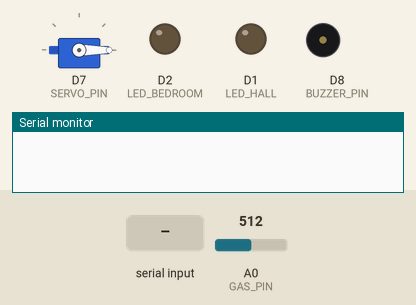
This sketch was run on a simulated ESP8266 (NodeMCU). Shown: servo, output pins drawn as LEDs (lit = HIGH), buzzer (waves = sounding, pin HIGH), the last lines printed to the serial monitor. Inputs (shaded band) come from the test bench; at power-on: A0 (GAS_PIN) = 512.

Above: at 1.4 s.
1.5 s: "alert-on\n" received over Serial
At 1.87 s:
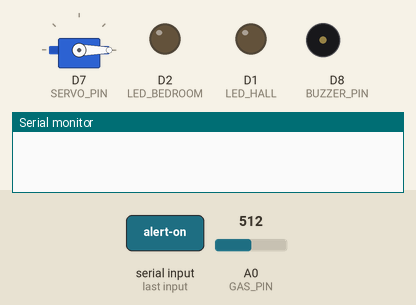
3.4 s: "on\n" received over Serial
At 4.4 s:
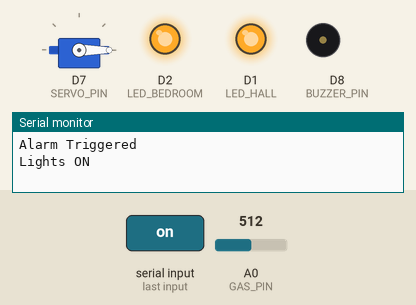
4.9 s: A0 (GAS_PIN) set to 590
6.4 s: A0 (GAS_PIN) set to 619
At 6.65 s:
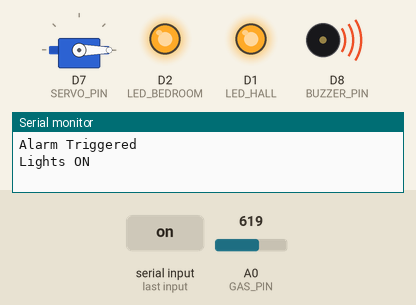
9.4 s: "door-open\n" received over Serial
At 9.66 s:
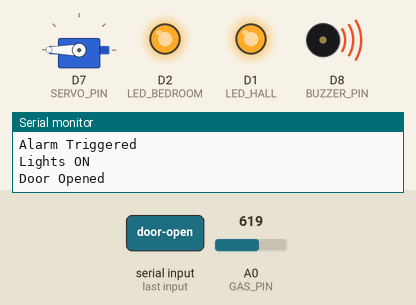
12.4 s: "off\n" received over Serial
At 12.68 s:
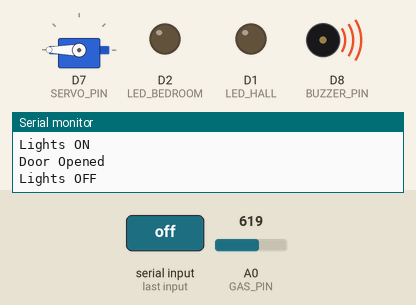
Timing chart, 0 to 16.4 s (numbered marks = the images above; inputs shaded):
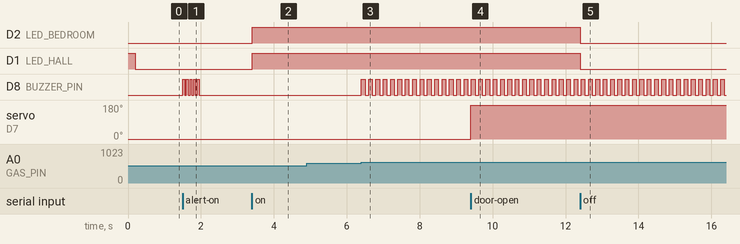

The sketch:

S.A.N.D.Y_Home.ino
```cpp
#include <Servo.h>

// --- PIN DEFINITIONS ---
#define LED_HALL    D1
#define LED_BEDROOM D2
#define SERVO_PIN   D7
#define BUZZER_PIN  D8
#define GAS_PIN     A0

Servo doorServo;
const int GAS_THRESHOLD = 600;
unsigned long previousMillis = 0;
bool buzzerState = false;

void setup() {
  Serial.begin(115200);

  pinMode(LED_HALL, OUTPUT);
  pinMode(LED_BEDROOM, OUTPUT);
  pinMode(BUZZER_PIN, OUTPUT);

  doorServo.attach(SERVO_PIN);
  doorServo.write(0); // Start Door Closed

  digitalWrite(LED_HALL, HIGH); delay(200); digitalWrite(LED_HALL, LOW);
}

void loop() {
  // 1. LISTEN FOR COMMANDS FROM PYTHON
  if (Serial.available() > 0) {
    String command = Serial.readStringUntil('\n');
    command.trim();

    if (command == "on") {
      digitalWrite(LED_HALL, HIGH);
      digitalWrite(LED_BEDROOM, HIGH);
      Serial.println("Lights ON");
    }
    else if (command == "off") {
      digitalWrite(LED_HALL, LOW);
      digitalWrite(LED_BEDROOM, LOW);
      Serial.println("Lights OFF");
    }
    else if (command == "door-open") {
      doorServo.write(180);
      Serial.println("Door Opened");
    }
    else if (command == "door-close") {
      doorServo.write(0);
      Serial.println("Door Closed");
    }
    else if (command == "alert-on") { // Fixed to match Python backend
      for(int i=0; i<5; i++){
        digitalWrite(BUZZER_PIN, HIGH); delay(50);
        digitalWrite(BUZZER_PIN, LOW); delay(50);
      }
      Serial.println("Alarm Triggered");
    }
    else if (command == "status") {
      // Direct Serial printing prevents memory fragmentation
      int gas = analogRead(GAS_PIN);
      String door = (doorServo.read() > 10) ? "OPEN" : "CLOSED";
      String hall = (digitalRead(LED_HALL) == HIGH) ? "ON" : "OFF";
      String bed = (digitalRead(LED_BEDROOM) == HIGH) ? "ON" : "OFF";

      Serial.print("{\"gas\": ");
      Serial.print(gas);
      Serial.print(", \"door\": \"");
      Serial.print(door);
      Serial.print("\", \"hall\": \"");
      Serial.print(hall);
      Serial.print("\", \"bedroom\": \"");
      Serial.print(bed);
      Serial.println("\"}");
    }
  }

  // 2. AUTOMATIC GAS SAFETY CHECK (Non-Blocking)
  int gasValue = analogRead(GAS_PIN);
  if (gasValue > GAS_THRESHOLD) {
    unsigned long currentMillis = millis();
    if (currentMillis - previousMillis >= 100) {
      previousMillis = currentMillis;
      buzzerState = !buzzerState;
      digitalWrite(BUZZER_PIN, buzzerState ? HIGH : LOW);
    }
  } else {
    digitalWrite(BUZZER_PIN, LOW); // Ensure buzzer is off when safe
  }
}
```

Measured:
- the behaviour switches between 600 and 601 on A0 (GAS_PIN) (found by bisection; images 2 and 3)
- after the input at 1.5 s, D8 (BUZZER_PIN): alternates HIGH for 0.05 s and LOW for 0.05 s, 10 changes in all, then stays LOW, starting at once
- after the input at 3.4 s, D2 (LED_BEDROOM), D1 (LED_HALL): LOW → HIGH at once
- after the input at 4.9 s, every drawn part: stays the same
- after the input at 6.4 s, D8 (BUZZER_PIN): alternates HIGH for 0.10 s and LOW for 0.10 s, starting at once
- after the input at 9.4 s, servo on D7 (SERVO_PIN): 0° → 180° at once
- after the input at 12.4 s, D2 (LED_BEDROOM), D1 (LED_HALL): HIGH → LOW at once
